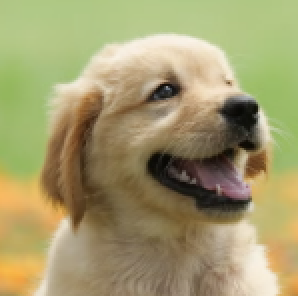
#> input picture ML/Layers/Src/dog.png, 149 x 148 px (shown 2 times larger)
$ python Conv.py
#> lines starting #> are read from the running program, lines starting #| are printed output that depends on the picture
import cv2 as cv
import numpy as np
import matplotlib.pyplot as plt

def Convolve(k,img):
    #Size&Pad
    kernelsize = len(k)
    padreq = (kernelsize-1) // 2
    row, hgt = img.shape

    #OutputSize Est
    img = np.pad(img, padreq)
    sz = (row-kernelsize+2*padreq)+1
    res = np.zeros((sz, sz))
    kernel = np.ravel(k)

    #Convolve
    for i in range(sz):
        for j in range(sz):
            patch = np.ravel(img[i:i + kernelsize, j:j + kernelsize])
            cvresult = np.dot(patch, kernel)
            res[i][j] = cvresult
    return res

img=cv.imread("Src/dog.png",0)
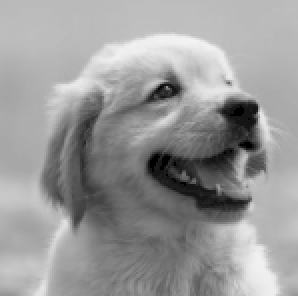
#> img: shape (148, 149) (shown 2 times larger); min 0, max 244, mean 153.5
img=cv.resize(img,(150,150))
#> img: shape (150, 150)
k=np.array([[-1,-2,-1],[0,0,0],[1,2,1]])
plt.imshow(Convolve(k,img))
#> in Convolve, `img = np.pad(img, padreq)`:
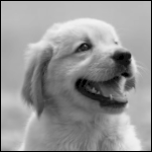
#> img: shape (152, 152); min 0, max 243, mean 149.4
#> after the loop in Convolve, `for i in range(sz):`:
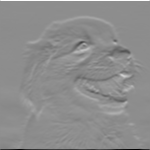
#> res: shape (150, 150) float64; min -947, max 760, mean -0.8; drawn with min black and max white
plt.show()
